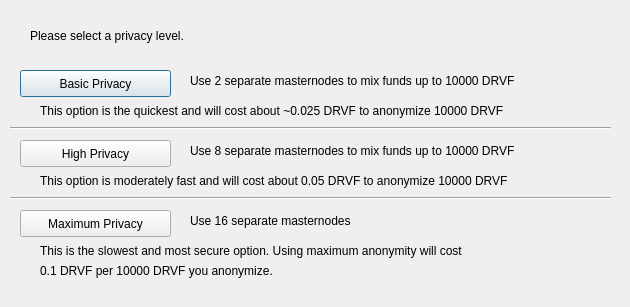
<?xml version="1.0" encoding="UTF-8"?>
<ui version="4.0">
 <class>DarksendConfig</class>
 <widget class="QDialog" name="DarksendConfig">
  <property name="geometry">
   <rect>
    <x>0</x>
    <y>0</y>
    <width>630</width>
    <height>307</height>
   </rect>
  </property>
  <property name="windowTitle">
   <string>Configure Darksend</string>
  </property>
  <widget class="QPushButton" name="buttonBasic">
   <property name="geometry">
    <rect>
     <x>20</x>
     <y>70</y>
     <width>151</width>
     <height>27</height>
    </rect>
   </property>
   <property name="text">
    <string>Basic Privacy</string>
   </property>
  </widget>
  <widget class="QPushButton" name="buttonHigh">
   <property name="geometry">
    <rect>
     <x>20</x>
     <y>140</y>
     <width>151</width>
     <height>27</height>
    </rect>
   </property>
   <property name="text">
    <string>High Privacy</string>
   </property>
  </widget>
  <widget class="QPushButton" name="buttonMax">
   <property name="geometry">
    <rect>
     <x>20</x>
     <y>210</y>
     <width>151</width>
     <height>27</height>
    </rect>
   </property>
   <property name="text">
    <string>Maximum Privacy</string>
   </property>
  </widget>
  <widget class="QLabel" name="label">
   <property name="geometry">
    <rect>
     <x>30</x>
     <y>20</y>
     <width>571</width>
     <height>31</height>
    </rect>
   </property>
   <property name="text">
    <string>Please select a privacy level.</string>
   </property>
  </widget>
  <widget class="QLabel" name="label_2">
   <property name="geometry">
    <rect>
     <x>190</x>
     <y>70</y>
     <width>421</width>
     <height>21</height>
    </rect>
   </property>
   <property name="text">
    <string>Use 2 separate masternodes to mix funds up to 10000 DRVF</string>
   </property>
  </widget>
  <widget class="QLabel" name="label_3">
   <property name="geometry">
    <rect>
     <x>190</x>
     <y>140</y>
     <width>411</width>
     <height>21</height>
    </rect>
   </property>
   <property name="text">
    <string>Use 8 separate masternodes to mix funds up to 10000 DRVF</string>
   </property>
  </widget>
  <widget class="QLabel" name="label_4">
   <property name="geometry">
    <rect>
     <x>190</x>
     <y>210</y>
     <width>421</width>
     <height>21</height>
    </rect>
   </property>
   <property name="text">
    <string>Use 16 separate masternodes</string>
   </property>
  </widget>
  <widget class="QLabel" name="label_6">
   <property name="geometry">
    <rect>
     <x>40</x>
     <y>100</y>
     <width>561</width>
     <height>21</height>
    </rect>
   </property>
   <property name="text">
    <string>This option is the quickest and will cost about ~0.025 DRVF to anonymize 10000 DRVF</string>
   </property>
  </widget>
  <widget class="QLabel" name="label_7">
   <property name="geometry">
    <rect>
     <x>40</x>
     <y>170</y>
     <width>561</width>
     <height>21</height>
    </rect>
   </property>
   <property name="text">
    <string>This option is moderately fast and will cost about 0.05 DRVF to anonymize 10000 DRVF</string>
   </property>
  </widget>
  <widget class="QLabel" name="label_8">
   <property name="geometry">
    <rect>
     <x>40</x>
     <y>240</y>
     <width>561</width>
     <height>21</height>
    </rect>
   </property>
   <property name="text">
    <string>This is the slowest and most secure option. Using maximum anonymity will cost</string>
   </property>
  </widget>
  <widget class="QLabel" name="label_9">
   <property name="geometry">
    <rect>
     <x>40</x>
     <y>260</y>
     <width>561</width>
     <height>21</height>
    </rect>
   </property>
   <property name="text">
    <string>0.1 DRVF per 10000 DRVF you anonymize.</string>
   </property>
  </widget>
  <widget class="Line" name="line">
   <property name="geometry">
    <rect>
     <x>10</x>
     <y>120</y>
     <width>601</width>
     <height>16</height>
    </rect>
   </property>
   <property name="orientation">
    <enum>Qt::Horizontal</enum>
   </property>
  </widget>
  <widget class="Line" name="line_2">
   <property name="geometry">
    <rect>
     <x>10</x>
     <y>190</y>
     <width>601</width>
     <height>16</height>
    </rect>
   </property>
   <property name="orientation">
    <enum>Qt::Horizontal</enum>
   </property>
  </widget>
 </widget>
 <resources/>
 <connections/>
</ui>
